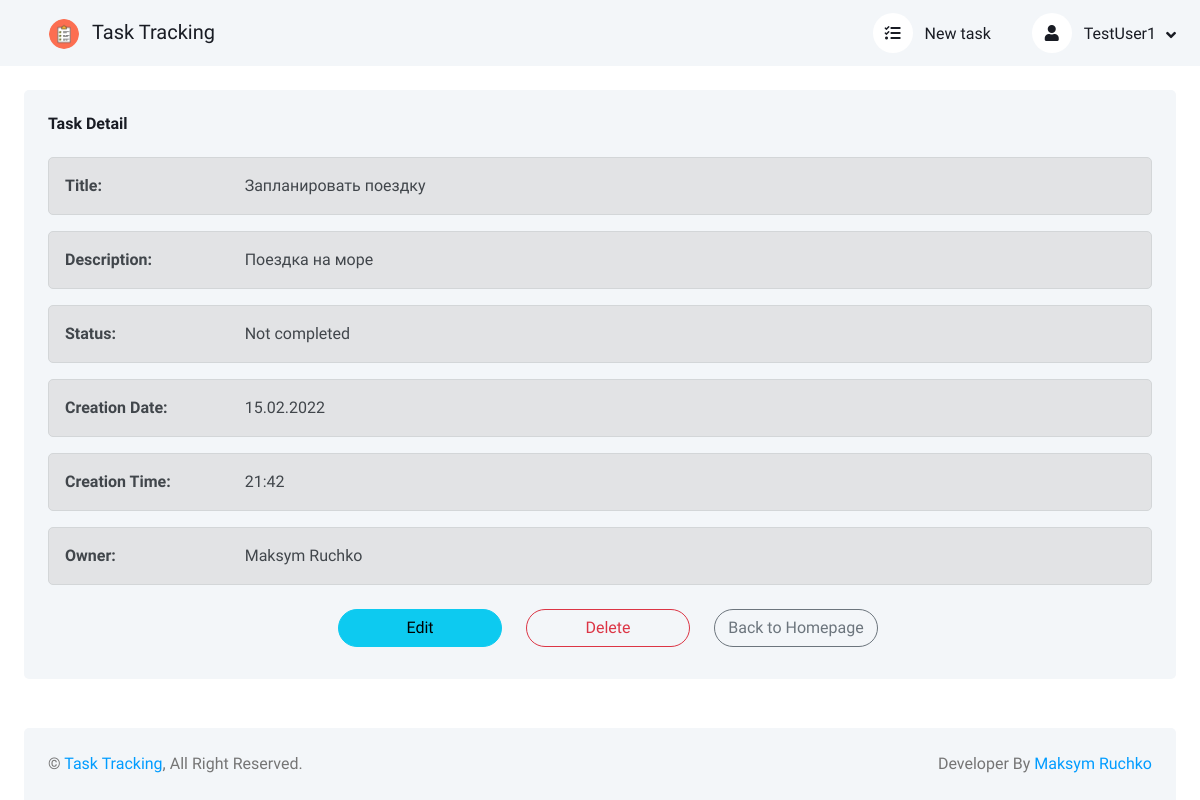
Screenshot of /task-1/ (signed in) with the database file from the repository.
### users/models.py (models this page shows, shortened)
class CustomUser(AbstractUser):
    email = models.EmailField("E-mail", unique=True)
    username = models.CharField("Username", max_length=150, blank=True, null=True, unique=True)
    date_joined = models.DateTimeField("Date joined", default=timezone.now, blank=True, null=True)
    USERNAME_FIELD = 'email'
    REQUIRED_FIELDS = []
    objects = CustomUserManager()
    def get_absolute_url(self):
        return reverse('user_detail', kwargs={'user_name': str(self.username)})
    class Meta:
        verbose_name = 'User'
        verbose_name_plural = 'Users'
        ordering = ['id']

### tasks/models.py (models this page shows, shortened)
class Task(models.Model):
    NOT_COMPLETED = 'Not completed'
    COMPLETED = 'Сompleted'
    title = models.CharField('Title', max_length=150)
    description = models.TextField('Description')
    status = models.CharField(
        'Status',
        choices=[('not completed', NOT_COMPLETED), ('completed', COMPLETED), ],
        max_length=13,
    )
    creation_date = models.DateTimeField('Creation date', auto_now_add=True)
    owner = models.ForeignKey(
        get_user_model(),
        verbose_name='Owner',
        on_delete=models.CASCADE,
        blank=True,
        null=True,
    )
    class Meta:
        verbose_name = 'Task'
        verbose_name_plural = 'Tasks'

### tasks/views.py (the view)
# urls.py: path('task-<int:pk>/', TaskDetailView.as_view(), name='task_detail'),
class TaskDetailView(LoginRequiredMixin, DetailView):
    model = Task
    context_object_name = 'task_detail'
    template_name = 'tasks/task_detail.html'
    login_url = 'login'

### tasks/templates/tasks/task_detail.html (shortened to what this page needs)
{% extends 'base.html' %}
{% load static %}
{% block content %}
<div class="row g-4">
    <div class="col-sm-12 col-xl-12">
        <div class="bg-light rounded h-100 p-4">
            <h6 class="mb-4">Task Detail</h6>
            <div class="alert alert-secondary" role="alert">
                <div class="row g-2">
                    <div class="col-sm-12 col-xl-2">
                        <strong>Title:</strong>
                    </div>
                    <div class="col-sm-12 col-xl-10">
                        {{ task_detail.title }}
                    </div>
                </div>
            </div>
            <div class="alert alert-secondary" role="alert">
                <div class="row g-2">
                    <div class="col-sm-12 col-xl-2">
                        <strong>Description:</strong>
                    </div>
                    <div class="col-sm-12 col-xl-10">
                        {{ task_detail.description }}
                    </div>
                </div>
            </div>
            <div class="alert alert-secondary" role="alert">
                <div class="row g-2">
                    <div class="col-sm-12 col-xl-2">
                        <strong>Status:</strong>
                    </div>
                    <div class="col-sm-12 col-xl-10">
                        {{ task_detail.get_status_display }}
                    </div>
                </div>
            </div>
            <div class="alert alert-secondary" role="alert">
                <div class="row g-2">
                    <div class="col-sm-12 col-xl-2">
                        <strong>Creation Date:</strong>
                    </div>
                    <div class="col-sm-12 col-xl-10">
                        {{ task_detail.creation_date | date:"d.m.Y" }}
                    </div>
                </div>
            </div>
            <div class="alert alert-secondary" role="alert">
                <div class="row g-2">
                    <div class="col-sm-12 col-xl-2">
                        <strong>Creation Time:</strong>
                    </div>
                    <div class="col-sm-12 col-xl-10">
                        {{ task_detail.creation_date | date:"H:i" }}
                    </div>
                </div>
            </div>
            <div class="alert alert-secondary" role="alert">
                <div class="row g-2">
                    <div class="col-sm-12 col-xl-2">
                        <strong>Owner:</strong>
                    </div>
                    <div class="col-sm-12 col-xl-10">
                        {% if not task_detail.owner.first_name and not task_detail.owner.last_name %}
                        {{ task_detail.owner.username }}
                        {% else %}
                        {{ task_detail.owner.first_name }} {{ task_detail.owner.last_name }}
                        {% endif %}
                    </div>
                </div>
            </div>
            <div class="row form-floating justify-content-center">
                <div class="col-sm-4 col-xl-2">
                    <a href="{% url 'task_update' task_detail.pk %}" class="btn btn-info rounded-pill m-2 col-sm-12 col-xl-12">
                        Edit
                    </a>
                </div>
                <div class="col-sm-4 col-xl-2">
                    <a href="{% url 'task_delete' task_detail.pk %}" class="btn btn-outline-danger rounded-pill m-2 col-sm-12 col-xl-12">
                        Delete
                    </a>
                </div>
                <div class="col-sm-4 col-xl-2">
                    <a href="{% url 'home' %}" class="btn btn-outline-secondary rounded-pill m-2 col-sm-12 col-xl-12">
                        Back to Homepage
                    </a>
                </div>
            </div>
        </div>
    </div>
</div>
{% endblock content %}

### tasks/templates/base.html (shortened to what this page needs)
<!DOCTYPE html>
{% load static %}
<html lang="en">
<head>
    <link href="https://cdnjs.cloudflare.com/ajax/libs/font-awesome/5.10.0/css/all.min.css" rel="stylesheet">
    <link href="https://cdn.jsdelivr.net/npm/bootstrap-icons@1.4.1/font/bootstrap-icons.css" rel="stylesheet">
    <link href="{% static 'tasks/lib/owlcarousel/assets/owl.carousel.min.css' %}" rel="stylesheet">
    <link href="{% static 'tasks/lib/tempusdominus/css/tempusdominus-bootstrap-4.min.css' %}" rel="stylesheet" />
    <link href="{% static 'tasks/css/bootstrap.min.css' %}" rel="stylesheet">
    <link href="{% static 'tasks/css/style.css' %}" rel="stylesheet">
</head>
<body>
<div class="container-xxl position-relative bg-white d-flex p-0">
    <div class="content open d-flex flex-column min-vh-100">
        <nav class="navbar navbar-expand bg-light navbar-light sticky-top px-4 py-0">
            <div class="navbar-nav align-items-center">
                <div class="navbar-brand">
                    <a href="{% url 'home' %}" class="nav-link">
                        <img class="rounded-circle me-lg-2" src="{% static 'tasks/img/checklist.png' %}" alt="Logo" style="width: 30px; height: 30px;">
                        <span class="d-none d-lg-inline-flex">Task Tracking</span>
                    </a>
                </div>
            </div>
            <div class="navbar-nav align-items-center ms-auto">
                <div class="nav-item dropdown me-lg-3">
                    <a href="{% url 'task_create' %}" class="nav-link">
                        <i class="fas fa-tasks me-lg-2"></i>
                        <span class="d-none d-lg-inline-flex">New task</span>
                    </a>
                </div>
                <div class="nav-item dropdown">
                    {% if user.is_authenticated %}
                    <a href="#" class="nav-link dropdown-toggle" data-bs-toggle="dropdown">
                        <i class="fas fa-user me-lg-2"></i>
                        {% if not user.first_name and not user.last_name %}
                        <span class="d-none d-lg-inline-flex">{{ user.username }}</span>
                        {% else %}
                        <span class="d-none d-lg-inline-flex">{{ user.first_name }} {{ user.last_name }}</span>
                        {% endif %}
                    </a>
                    {% endif %}
                </div>
            </div>
        </nav>
        <div class="container-fluid pt-4 px-4 flex-grow-1">
            {% block content %}
            {% endblock content %}
        </div>
        <div class="container-fluid pt-4 px-4">
            <div class="bg-light rounded-top p-4">
                <div class="row">
                    <div class="col-12 col-sm-6 text-center text-sm-start">
                        &copy; <a href="{% url 'home' %}">Task Tracking</a>, All Right Reserved.
                    </div>
                    <div class="col-12 col-sm-6 text-center text-sm-end">
                        Developer By <a href="https://t.me/lucky4move">Maksym Ruchko</a>
                    </div>
                </div>
            </div>
        </div>
    </div>
</div>
</body>
</html>

### tasks/static/tasks/css/style.css (style rules this page uses)
:root { --primary: #009CFF; --light: #F3F6F9; --dark: #191C24; }
.btn { transition: .5s; }
.content { margin-left: 250px; min-height: 100vh; background: #FFFFFF; transition: 0.5s; }
@media (min-width: 992px) { .content { width: calc(100% - 250px); } }
@media (min-width: 992px) { .content.open { width: 100%; margin-left: 0; } }
.content .navbar .navbar-nav .nav-link { margin-left: 25px; padding: 12px 0; color: var(--dark); outline: none; }
.content .navbar .sidebar-toggler, .content .navbar .navbar-nav .nav-link i { width: 40px; height: 40px; display: inline-flex; align-items: center; justify-content: center; background: #FFFFFF; border-radius: 40px; }
.content .navbar .dropdown-toggle::after { margin-left: 6px; vertical-align: middle; border: none; content: "\f107"; font-family: "Font Awesome 5 Free"; font-weight: 900; transition: .5s; }

### rows the page displays
CustomUser: username "TestUser1"
Task: title "Запланировать поездку", description "Поездка на море", status "Not completed", creation_date "15.02.2022", creation_date "21:42", owner.first_name "Maksym", owner.last_name "Ruchko"
